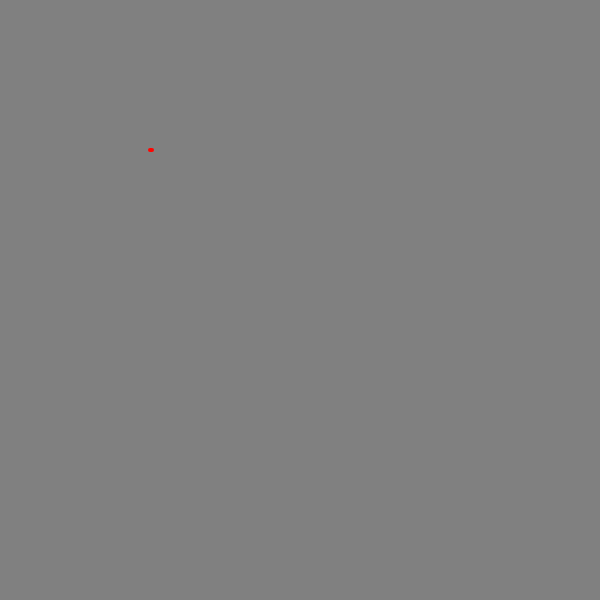
Frame 1 (no input)
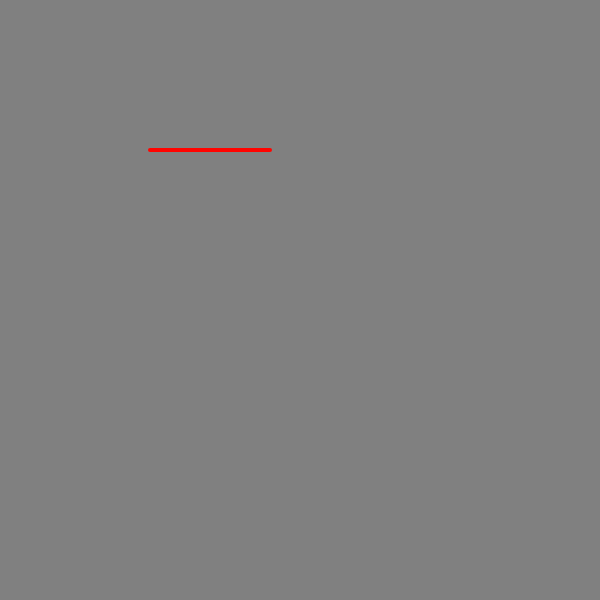
Frame 60 (no input)
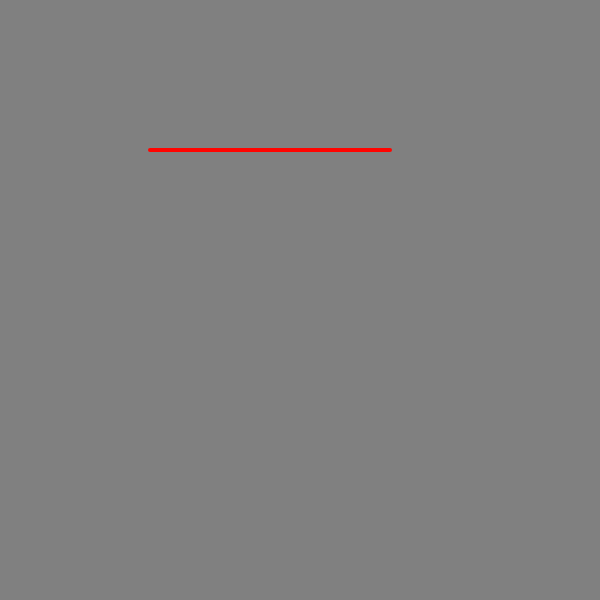
Frame 120 (the mouse pressed at the canvas centre since frame 60)

The p5.js sketch that drew these frames (run headless with seeded random() and noise() and a simulated clock; from frame 60 on, the mouse is pressed at the canvas centre):

// p5.js sketch
// ── sketch.js
const bgColor = 50;
const canvasSize = 600;
// ang > 90 = acute; ang < 90 = obtuse
const ang = 5;

var prev_time = 300;
var current_time = 0;
var current_ang = 0;
var prev_lines = [];
var init_x = -prev_time / 2;
var init_y = -prev_time / 2;
var next_y = -1;
var next_x = -1;
var hu = 0;

function setup() {
    noFill();
    colorMode(HSB);
    createCanvas(canvasSize, canvasSize);
    angleMode(DEGREES);
    strokeWeight(4);
}

function draw() {
    background(bgColor);
    translate(canvasSize / 2, canvasSize / 2);
    stroke(prev_lines.length + 1, 255, 255);

    // draw all previous lines
    for (let i = 0; i < prev_lines.length; i++) {
        line(prev_lines[i].x1, prev_lines[i].y1, prev_lines[i].x2, prev_lines[i].y2);
    }

    // so we know what y to start the next square on
    if (next_y == -1 && current_time > sin(ang) * (prev_time) / (cos(ang) + sin(ang)) && prev_lines.length % 4 == 0) {
        next_y = init_y + current_time * sin(current_ang);
        next_x = init_x + current_time * cos(current_ang);
    }

    // start of new line
    if (current_time > prev_time) {

        // gets rid of flicker
        line(init_x, init_y, init_x + current_time * cos(current_ang), init_y + current_time * sin(current_ang));

        current_time--;

        // draw previous lines
        prev_lines.push({
            x1: init_x,
            y1: init_y,
            x2: init_x + current_time * cos(current_ang),
            y2: init_y + current_time * sin(current_ang)
        });


        init_x = init_x + current_time * cos(current_ang);
        init_y = init_y + current_time * sin(current_ang);

        current_time = 0;

        current_ang += 90;

        // start of new square
        if (prev_lines.length % 4 == 0) {
            init_x = next_x;
            init_y = next_y;

            current_ang += ang;
            prev_time = prev_time / (cos(ang) + sin(ang));
            next_y = -1;
            next_x = -1;
        }
    }

    current_time += 2;

    line(init_x, init_y, init_x + current_time * cos(current_ang), init_y + current_time * sin(current_ang));

}
